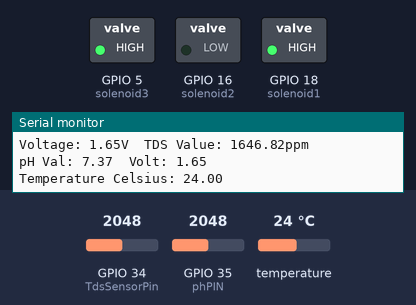
This sketch was run on a simulated ESP32. Shown: switched loads named in the sketch (green lamp = pin HIGH), the last lines printed to the serial monitor. The inputs (shaded band) are chosen by the test bench; at power-on: GPIO 35 (phPIN) = 2048, GPIO 34 (TdsSensorPin) = 2048, temperature 24 °C. WiFi joins after 1.5 s; servers stay silent unless stated; the local clock reads 2024-03-15 10:24:30 at power-on unless the sketch sets it; storage starts empty; pins used as bus, display or sensor lines are not drawn.

Above: at 16.8 s.
16.9 s: GPIO 35 (phPIN) set to 2182
22.1 s: GPIO 35 (phPIN) set to 2308
At 24.2 s:
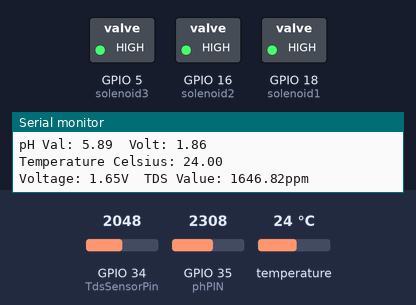
43.0 s: GPIO 34 (TdsSensorPin) set to 1869
48.2 s: GPIO 34 (TdsSensorPin) set to 1769
53.4 s: GPIO 35 (phPIN) set to 2385
At 55.9 s:
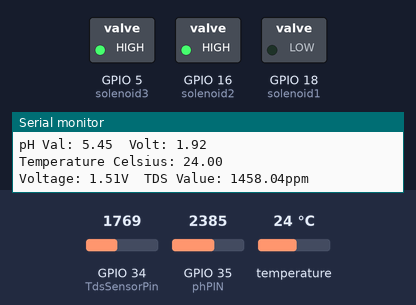
56.6 s: GPIO 35 (phPIN) set to 2047
At 59.0 s:
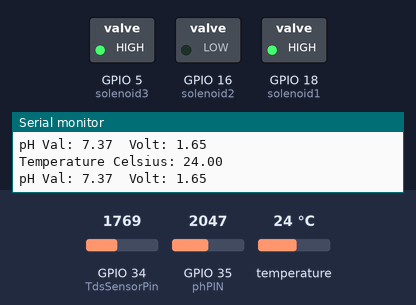
Timing chart, 0 to 60.5 s (numbered marks = the images above; inputs shaded):
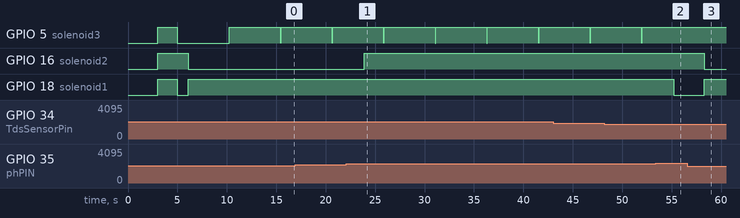

The sketch:

collated.ino
```cpp
#include <WiFi.h>
#include <ESPAsyncWebServer.h>
#include "webpage.h"
#include <OneWire.h>
#include <DallasTemperature.h>
#include <Wire.h>
#include <ESP32Time.h>
#include "FS.h"
#include "SD.h"
#include "SPI.h"

#define solenoid1 18
#define solenoid2 16
#define solenoid3 5
#define powerSensor 17

// TDs Sensor
#define TdsSensorPin 34
#define VREF 3.3              // analog reference voltage(Volt) of the ADC
#define SCOUNT  30            // sum of sample point

// Temp Sensor
#define TEMP_PIN 32
OneWire oneWire(TEMP_PIN);
DallasTemperature sensors(&oneWire);

//pH Sensor
#define phPIN 35
float ph_act = 0.0f;
//int buffer_index = 0, buffer_arr[10] = {0, 0, 0, 0, 0, 0, 0, 0, 0, 0}, temp = 0;

//SD Card
#define SCK  14
#define MISO  23
#define MOSI  13
#define SDPin 27
//Generic variables
String filePath = "/data.txt";

unsigned long time_sec = 1714247798; // epoch time
ESP32Time rtc(3600 * 8); // offset in seconds GMT+8
int timer = 15;
String watch = rtc.getTime("%d%b %H:%M:%S");

//Network
const char* wifi_network_ssid = "Hydroponics Access Point";
const char* wifi_network_password =  "57790855";

const char *soft_ap_ssid = "Hydroponics_Automated";
const char *soft_ap_password = "testpassword";

AsyncWebServer server(80);

//Timers
unsigned long TDSsampleTimer = millis(), TDSreaderTimer = millis(),
              tempTimer = millis(), phLevelTimer = millis(), WriteTimer = millis(),
              SwitchSensorTimer_on = millis(), SwitchSensorTimer_off = millis(),
              SwitchNutrientTimer_on = millis(), SwitchNutrientTimer_off = millis(),
              SwitchAcidTimer_on = millis(), SwitchAcidTimer_off = millis(),
              SwitchBaseTimer_on = millis(), SwitchBaseTimer_off = millis();
unsigned long delay_Relay = 5000;
bool isTDS_on = true;

void setup() {
  Serial.begin(115200);
  rtc.setTime(time_sec);
  //    WiFi.mode(WIFI_MODE_AP);

  //  WiFi.softAP(soft_ap_ssid, soft_ap_password);
  //  Serial.print("ESP32 IP as soft AP: ");
  //  Serial.println(WiFi.softAPIP());
  connectToWifi();

  server.on("/", HTTP_GET, [](AsyncWebServerRequest * request) {
    request->send_P(200, "text/html", index_html, processor);
  });
  server.on("/temperaturec", HTTP_GET, [](AsyncWebServerRequest * request) {
    request->send_P(200, "text/plain", temperatureC.c_str());
  });
  server.on("/ph", HTTP_GET, [](AsyncWebServerRequest * request) {
    request->send_P(200, "text/plain", pH.c_str());
  });
  server.on("/ec", HTTP_GET, [](AsyncWebServerRequest * request) {
    request->send_P(200, "text/plain", EC.c_str());
  });

  server.on("/Limit/ph/lw", HTTP_GET, [](AsyncWebServerRequest * request) {
    request->send_P(200, "text/plain", phLimitLW.c_str());
  });
  server.on("/Limit/ph/up", HTTP_GET, [](AsyncWebServerRequest * request) {
    request->send_P(200, "text/plain", phLimitUP.c_str());
  });
  server.on("/Limit/ec/lw", HTTP_GET, [](AsyncWebServerRequest * request) {
    request->send_P(200, "text/plain", ecLimitLW.c_str());
  });
  server.on("/Limit/ec/up", HTTP_GET, [](AsyncWebServerRequest * request) {
    request->send_P(200, "text/plain", ecLimitUP.c_str());
  });

  server.on("/solenoids/acid", HTTP_GET, [](AsyncWebServerRequest * request) {
    request->send_P(200, "text/plain", solenoid[0].c_str());
  });
  server.on("/solenoids/base", HTTP_GET, [](AsyncWebServerRequest * request) {
    request->send_P(200, "text/plain", solenoid[1].c_str());
  });
  server.on("/solenoids/nutrient", HTTP_GET, [](AsyncWebServerRequest * request) {
    request->send_P(200, "text/plain", solenoid[2].c_str());
  });

  server.on("/", HTTP_POST, [](AsyncWebServerRequest * request) {
    String posted[2] = {"", ""};
    if (request->hasParam("ecLimitLW", true)) {
      posted[0] = request->getParam("ecLimitUP", true)->value();
      posted[1] = request->getParam("ecLimitLW", true)->value();
      if (posted[0] != "" && posted[0].toFloat() > ecLimitLW.toFloat())
        ecLimitUP = posted[0];
      if (posted[1] != "" && posted[1].toFloat() < ecLimitUP.toFloat())
        ecLimitLW = posted[1];
    }
    if (request->hasParam("phLimitUP", true)) {
      posted[0] = request->getParam("phLimitUP", true)->value();
      posted[1] = request->getParam("phLimitLW", true)->value();
      if (posted[0] != "" && posted[0].toFloat() > phLimitLW.toFloat() )
        phLimitUP = posted[0];
      if (posted[1] != "" && posted[1].toFloat() < phLimitUP.toFloat())
        phLimitLW = posted[1];
    }
    posted[0] = "";
    posted[1] = "";
    request->send_P(200, "text/html", index_html, processor);
  });

  server.on("/message", HTTP_GET, [](AsyncWebServerRequest * request) {
    request->send_P(200, "text/plain", message.c_str());
  });

  // Start server
  server.begin();

  //filePath = "/" + client_id + "_" + watch + ".log";
  SD_Card_setup(filePath);
  watch = rtc.getTime("%d%b %H:%M:%S");
  message = "timeStamp,tempC,EC,pH";
  if (file_available(SD, filePath)) {
    appendFile(SD, filePath, message);
  } else {
    writeFile(SD, filePath, message);
  }

  // Temp Sensor
  sensors.begin();
  temperatureC = readDSTemperatureC();
  delay(50);

  // pH Sensor
  Wire.begin();
  pinMode(phPIN, INPUT);
  delay(50);

  //TDS Sensor
  pinMode(TdsSensorPin, INPUT);
  delay(50);

  pinMode(solenoid1, OUTPUT);
  pinMode(solenoid2, OUTPUT);
  pinMode(solenoid3, OUTPUT);
  pinMode(powerSensor, OUTPUT);

  digitalWrite(solenoid1, HIGH);
  digitalWrite(solenoid2, HIGH);
  digitalWrite(solenoid3, HIGH);
  digitalWrite(powerSensor, HIGH);
  delay(50);
}

void loop() {

  //TDS
  if (millis() - TDSreaderTimer > 800 && isTDS_on) {
    TDSreaderTimer = millis();
    EC = readTDS();
    //    isTDS_on = false;
  }
  if (millis() - TDSsampleTimer > 40U && isTDS_on) { //every 40 milliseconds,read the analog value from the ADC
    TDSsampleTimer = millis();
    get_analogSampleTimepoint();
  }
  //TDS
  if (millis() - phLevelTimer > 600 && !isTDS_on) {
    phLevelTimer = millis();
    pH = readPHLevel();
  }

  if (millis() - SwitchSensorTimer_off > 2000 && !isTDS_on) {
//    SwitchSensorTimer_on = millis();
    isTDS_on = true;
//     pH = readPHLevel();
    digitalWrite(powerSensor, HIGH);
  }
  if (millis() - SwitchSensorTimer_off > delay_Relay && isTDS_on) {
    SwitchSensorTimer_off = millis();
    isTDS_on = false;
    digitalWrite(powerSensor, LOW);
  }

  if (millis() - tempTimer > 1000) {
    tempTimer = millis();
    temperatureC = readDSTemperatureC();
  }

  if (phLimitLW.toFloat() <= ph_act && ph_act <= phLimitUP.toFloat()) {
    solenoid[0] = "False";
    solenoid[1] = "False";
  } else if (ph_act > phLimitUP.toFloat()) {
    solenoid[0] = "False";
    solenoid[1] = "True";
  } else if (ph_act < phLimitLW.toFloat()) {
    solenoid[0] = "True";
    solenoid[1] = "False";
  }

  if (ecLimitLW.toFloat() <= EC.toFloat() && EC.toFloat() <= ecLimitUP.toFloat()) {
    solenoid[2] = "False";
  } else if (ecLimitLW.toFloat() > EC.toFloat()) {
    solenoid[2] = "True";
  }

  if (millis() - SwitchAcidTimer_on > 2000 && solenoid[0] == "False") {
    SwitchAcidTimer_on = millis();
    digitalWrite(solenoid1, HIGH);
    solenoid[0] = "True";
  } else if (millis() - SwitchAcidTimer_off >  delay_Relay && solenoid[0] == "True") {
    SwitchAcidTimer_off = millis();
    digitalWrite(solenoid1, LOW);
    solenoid[0] = "False";
  }

  if (millis() - SwitchBaseTimer_on >  2000 && solenoid[1] == "False") {
    SwitchBaseTimer_on = millis();
    digitalWrite(solenoid2, HIGH);
    solenoid[1] = "True";
  } else if (millis() - SwitchBaseTimer_off >  delay_Relay && solenoid[1] == "True") {
    SwitchBaseTimer_off = millis();
    digitalWrite(solenoid2, LOW);
    solenoid[1] = "False";
  }

  if (millis() - SwitchNutrientTimer_on >  2000 && solenoid[2] == "False") {
    SwitchNutrientTimer_on = millis();
    digitalWrite(solenoid3, HIGH);
    solenoid[2] = "True";
  } else if (millis() - SwitchNutrientTimer_off >  delay_Relay && solenoid[2] == "True") {
    SwitchNutrientTimer_off = millis();
    digitalWrite(solenoid3, LOW);
    solenoid[2] = "False";
  }

  if (millis() - WriteTimer > 5000) {
    WriteTimer = millis();
    if (message.indexOf("error") > 0) {
      SD_Card_setup(filePath);
    } else {
      watch = rtc.getTime("%d%B%Y %H:%M:%S");
      //    message = temperatureC + "," + EC + "," + pH;
      //    message = watch + "," + temperatureC + "," + EC + "," + pH;
      if (file_available(SD, filePath)) {
        message = appendFile(SD, filePath, watch + "," + temperatureC + "," + EC + "," + pH);
      } else {
        message = "timeStamp,tempC,EC,pH";
        writeFile(SD, filePath, message);
        message = appendFile(SD, filePath, watch + "," + temperatureC + "," + EC + "," + pH);
      }
    }

  }
}
```

sensors.ino
```cpp
void connectToWifi()
{
  IPAddress staticIP(192, 168, 1, 101); // ESP32 static IP
  IPAddress gateway(192, 168, 1, 1);    // IP Address of your network gateway (router)
  IPAddress subnet(255, 255, 255, 0);   // Subnet mask
  IPAddress primaryDNS(192, 168, 1, 1); // Primary DNS (optional)
  IPAddress secondaryDNS(0, 0, 0, 0);   // Secondary DNS (optional)

  WiFi.enableSTA(true);
  delay(500);

  WiFi.begin(wifi_network_ssid, wifi_network_password);

    while (WiFi.status() != WL_CONNECTED) {
      delay(100);
      Serial.print(".");
    }
  if (WiFi.status() == WL_CONNECTED) {
    Serial.println("");
    Serial.println("WiFi connected");
    // Configuring static IP
    if (!WiFi.config(staticIP, gateway, subnet, primaryDNS, secondaryDNS)) {
      Serial.println("Failed to configure Static IP");
    } else {
      Serial.println("Static IP configured!");
    }

    Serial.println("IP address: ");
    Serial.println(WiFi.localIP());
  }

}

String readDSTemperatureC() {
  sensors.requestTemperatures();
  float tempC = sensors.getTempCByIndex(0);

  if (tempC == -127.00) {
    Serial.println("Failed to read from DS18B20 sensor");
    return "--";
  } else {
    Serial.print("Temperature Celsius: ");
    Serial.println(tempC);
  }
  return String(tempC);
}

int analogBuffer[SCOUNT];     // store the analog value in the array, read from ADC
int analogBufferTemp[SCOUNT];
int analogBufferIndex = 0;
int copyIndex = 0;

float averageVoltage = 0;
float tdsValue = 0;
float temperature = 25;       // current temperature for compensation

// median filtering algorithm
int getMedianNum(int bArray[], int iFilterLen) {
  int bTab[iFilterLen];
  for (byte i = 0; i < iFilterLen; i++)
    bTab[i] = bArray[i];
  int i, j, bTemp;
  for (j = 0; j < iFilterLen - 1; j++) {
    for (i = 0; i < iFilterLen - j - 1; i++) {
      if (bTab[i] > bTab[i + 1]) {
        bTemp = bTab[i];
        bTab[i] = bTab[i + 1];
        bTab[i + 1] = bTemp;
      }
    }
  }
  if ((iFilterLen & 1) > 0) {
    bTemp = bTab[(iFilterLen - 1) / 2];
  }
  else {
    bTemp = (bTab[iFilterLen / 2] + bTab[iFilterLen / 2 - 1]) / 2;
  }
  return bTemp;
}

void get_analogSampleTimepoint() {
  analogBuffer[analogBufferIndex] = analogRead(TdsSensorPin);    //read the analog value and store into the buffer
  analogBufferIndex++;
  if (analogBufferIndex == SCOUNT) {
    analogBufferIndex = 0;
  }
}

String readTDS() {
  for (copyIndex = 0; copyIndex < SCOUNT; copyIndex++) {
    analogBufferTemp[copyIndex] = analogBuffer[copyIndex];

    // read the analog value more stable by the median filtering algorithm, and convert to voltage value
    averageVoltage = getMedianNum(analogBufferTemp, SCOUNT) * (float)VREF / 4096.0;

    //temperature compensation formula: fFinalResult(25^C) = fFinalResult(current)/(1.0+0.02*(fTP-25.0));
    float compensationCoefficient = 1.0 + 0.02 * (25 - 25.0);
    //temperature compensation
    float compensationVoltage = averageVoltage / compensationCoefficient;

    //convert voltage value to tds value
    tdsValue = (133.42 * compensationVoltage * compensationVoltage * compensationVoltage - 255.86 * compensationVoltage * compensationVoltage + 857.39 * compensationVoltage) * 0.5;
  }
  tdsValue *= 2.5;
  Serial.print("Voltage: ");
  Serial.print(averageVoltage);
  Serial.print("V\t");
  Serial.print("TDS Value: ");
  Serial.print(tdsValue);
  Serial.println("ppm");
  return String(tdsValue);
}

//https://www.electroniclinic.com/esp32-ph-sensor-iot-ph-sensor-code-and-circuit-diagram/
String readPHLevel() {
  float calibration_value = 19.00f;  //20.24 - 0.7;
  int buffer_arr[10], temp = 0;
  unsigned long int avgval = 0;
  for (int i = 0; i < 10; i++)
  {
    buffer_arr[i] = analogRead(phPIN);
    delay(30);
  }
  for (int i = 0; i < 9; i++)
  {
    for (int j = i + 1; j < 10; j++)
    {
      if (buffer_arr[i] > buffer_arr[j])
      {
        temp = buffer_arr[i];
        buffer_arr[i] = buffer_arr[j];
        buffer_arr[j] = temp;
      }
    }
  }
  for (int i = 2; i < 8; i++)
    avgval += buffer_arr[i];
  float volt = ((float)avgval / 6) * 3.3 / 4096.0;
  ph_act = -7.05 * volt + calibration_value;

  Serial.print("pH Val: ");
  Serial.print(ph_act);
  Serial.print("\tVolt: ");
  Serial.println(volt);
  return String(ph_act);
}

/* FILE FUNCTIONS */
void SD_Card_setup(String file_path) {
  SPI.begin(SCK, MISO, MOSI, SDPin);
  // see if the card is present and can be initialized:
  if (!SD.begin(SDPin)) {
    Serial.println("Card failed not present");
    watch = rtc.getTime("%d%B%Y %H:%M:%S");
    message = watch + " Card failed to initiate...";
  } else {
    watch = rtc.getTime("%d%B%Y %H:%M:%S");
    message = watch + " Logging initiated...";
    if (file_available(SD, file_path)) {
      appendFile(SD, filePath, message);
      Serial.println(filePath + " exists");
      //delay(1000);
    } else {
      writeFile(SD, filePath, message);
    }
  }
}

bool file_available(fs::FS &fs, String filePath) {
  File root = fs.open(filePath);
  if (!root) {
    Serial.printf("Failed to open %s\n", filePath);
    return false;
  }
  if (root.isDirectory()) {
    Serial.printf("Failed to open %s... Path given was a directory\n", filePath);
    return false;
  }
  watch = rtc.getTime("%d%B%Y %H:%M:%S");
  message = watch + " Logging initiated...\ntimeStamp,tempC,EC,pH";
  //  message = "File Found";
  Serial.println(message);
  return true;
}

void createDir(fs::FS &fs, String path) {
  Serial.printf("Creating Dir: %s\n", path);
  if (fs.mkdir(path)) {
    Serial.println("Dir created");
  } else {
    Serial.println("mkdir failed");
  }
}

void writeFile(fs::FS &fs, String path, String message) {
  Serial.printf("Writing file: %s\n", path);
  File file = fs.open(path, FILE_WRITE);
  message = message + "\r\n";
  if (!file) {
    Serial.println("Failed to open file for writing");
    return;
  }
  if (file.print(message)) {
    Serial.println("File written");
  } else {
    Serial.println("Write failed");
  }
  file.close();
}

String appendFile(fs::FS &fs, String path, String message) {
  File dataFile = SD.open(path, FILE_APPEND);
  // if the file is available, write to it:
  if (dataFile) {
    dataFile.println(message);
    dataFile.close();
    // print to the serial port too:
    //Serial.println(message);
    return message;
  }
  // if the file isn't open, pop up an error:
  else {
    Serial.println("error opening " + path);
    return rtc.getTime("%d%B%Y %H:%M:%S") + "error opening " + path;
  }


}
```

Source omitted: webpage.h (8263 bytes)

Measured:
- the behaviour switches between 2235 and 2236 on GPIO 35 (phPIN) (found by bisection; images 0 and 1)
- the behaviour switches between 2359 and 2360 on GPIO 35 (phPIN) (found by bisection; images 1 and 2)
- after the input at 22.1 s, GPIO 16 (solenoid2): LOW → HIGH after 1.8 s
- after the input at 53.4 s, GPIO 18 (solenoid1): HIGH → LOW after 1.8 s
- after the input at 56.6 s, GPIO 16 (solenoid2): HIGH → LOW after 1.7 s; GPIO 18 (solenoid1): LOW → HIGH after 1.7 s
- by itself, GPIO 5 (solenoid3): alternates HIGH for 5.2 s and LOW for 0.02 s
